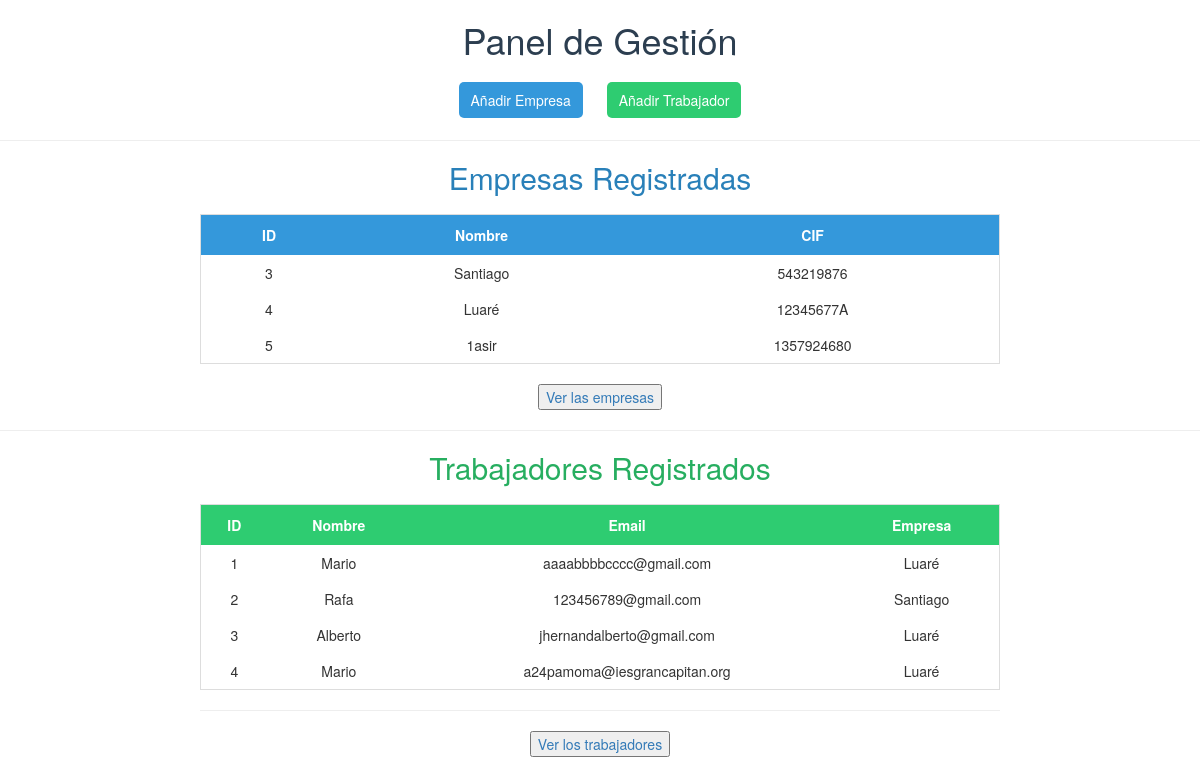
The page / on the database its author committed.
### app/models.py (models this page shows)
class Empresa(db.Model):
    __tablename__ = 'empresa'
    id = db.Column(db.Integer, primary_key=True)
    cif = db.Column(db.String(64), unique=True, nullable=False)
    nombre = db.Column(db.String(120), nullable=False)
    direccion = db.Column(db.String(200))
    sector = db.Column(db.String(100))
    telefono = db.Column(db.String(50))
    email = db.Column(db.String(120))
    trabajadores = db.relationship('Trabajador', backref='empresa', cascade="all, delete-orphan", passive_deletes=True)

class Trabajador(db.Model):
    __tablename__ = 'trabajador'
    id = db.Column(db.Integer, primary_key=True)
    dni = db.Column(db.String(20), unique=True, nullable=False)
    nombre = db.Column(db.String(120), nullable=False)
    apellido = db.Column(db.String(120), nullable=False)
    email = db.Column(db.String(120))
    puesto = db.Column(db.String(100))
    fecha_contratacion = db.Column(db.Date, default=date.today)
    empresa_id = db.Column(db.Integer, db.ForeignKey('empresa.id', ondelete='RESTRICT'), nullable=False)

### app/app.py (the view)
    @app.route('/')
    def menu():
        empresas = Empresa.query.all()
        trabajadores = Trabajador.query.all()
        return render_template("index.html", empresas=empresas, trabajadores=trabajadores)

### app/templates/index.html (shortened to what this page needs)
{% extends "base.html" %}
{% block content %}
<h1 style="text-align:center; color:#2c3e50;">Panel de Gestión</h1>
<br>
<p style="text-align:center; margin-bottom:30px;">
    <a href="{{ url_for('empresa_create') }}" style="margin-right:20px; text-decoration:none; color:#fff; background:#3498db; padding:8px 12px; border-radius:5px;">Añadir Empresa</a>
    <a href="{{ url_for('trabajador_create') }}" style="text-decoration:none; color:#fff; background:#2ecc71; padding:8px 12px; border-radius:5px;">Añadir Trabajador</a>
</p>
<hr style="margin:20px 0;">
<div style="max-width:800px; margin: 0 auto;">
    <h2 style="color:#2980b9; text-align:center; margin-bottom:20px;">Empresas Registradas</h2>
    <table style="width:100%; border-collapse:collapse; border:1px solid #ddd; margin-bottom:20px;">
        <thead style="background:#3498db; color:#fff;">
            <tr>
                <th style="padding:10px; text-align:center;">ID</th>
                <th style="padding:10px; text-align:center;">Nombre</th>
                <th style="padding:10px; text-align:center;">CIF</th>
            </tr>
        </thead>
        <tbody>
            {% for empresa in empresas %}
            <tr style="text-align:center;">
                <td style="padding:8px;">{{ empresa.id }}</td>
                <td style="padding:8px;">{{ empresa.nombre }}</td>
                <td style="padding:8px;">{{ empresa.cif }}</td>
            </tr>
            {% else %}
            <tr>
                <td colspan="3" style="text-align:center; padding:8px;">No hay empresas registradas.</td>
            </tr>
            {% endfor %}
        </tbody>
    </table>
</div>
<div style="text-align:center; margin: 20px 0;">
    <a href="{{ url_for('empresas_list') }}">
        <button>Ver las empresas</button>
    </a>
</div>
<hr style="margin:20px 0;">
<div style="max-width:800px; margin: 0 auto;">
    <h2 style="color:#27ae60; text-align:center; margin-bottom:20px;">Trabajadores Registrados</h2>
    <table style="width:100%; border-collapse:collapse; border:1px solid #ddd; margin-bottom:20px;">
        <thead style="background:#2ecc71; color:#fff;">
            <tr>
                <th style="padding:10px; text-align:center;">ID</th>
                <th style="padding:10px; text-align:center;">Nombre</th>
                <th style="padding:10px; text-align:center;">Email</th>
                <th style="padding:10px; text-align:center;">Empresa</th>
            </tr>
        </thead>
        <tbody>
            {% for trabajador in trabajadores %}
            <tr style="text-align:center;">
                <td style="padding:8px;">{{ trabajador.id }}</td>
                <td style="padding:8px;">{{ trabajador.nombre }}</td>
                <td style="padding:8px;">{{ trabajador.email }}</td>
                <td style="padding:8px;">{% if trabajador.empresa %}{{ trabajador.empresa.nombre }}{% else %}Sin empresa{% endif %}</td>
            </tr>
            {% else %}
            <tr>
                <td colspan="4" style="text-align:center; padding:8px;">No hay trabajadores registrados.</td>
            </tr>
            {% endfor %}
        </tbody>
    </table>
    <hr style="margin:20px 0;">
</div>
<div style="text-align:center; margin: 20px 0;">
    <a href="{{ url_for('trabajadores_list') }}">
        <button>Ver los trabajadores</button>
    </a>
</div>
{% endblock %}

### app/templates/base.html (shortened to what this page needs)
<!DOCTYPE html>
<html lang="es">
<head>
    <link rel="stylesheet" href="https://maxcdn.bootstrapcdn.com/bootstrap/3.4.1/css/bootstrap.min.css">
</head>
<body>
  {% block content %}{% endblock %}
</body>
</html>

### rows shown on the page
Empresa: id "3", nombre "Santiago", cif "543219876"
Empresa: id "4", nombre "Luaré", cif "12345677A"
Empresa: id "5", nombre "1asir", cif "1357924680"
Trabajador: id "1", nombre "Mario", email "aaaabbbbcccc@gmail.com", empresa.nombre "Luaré"
Trabajador: id "2", nombre "Rafa", email "123456789@gmail.com", empresa.nombre "Santiago"
Trabajador: id "3", nombre "Alberto", email "jhernandalberto@gmail.com", empresa.nombre "Luaré"
Trabajador: id "4", nombre "Mario", email "a24pamoma@iesgrancapitan.org", empresa.nombre "Luaré"
